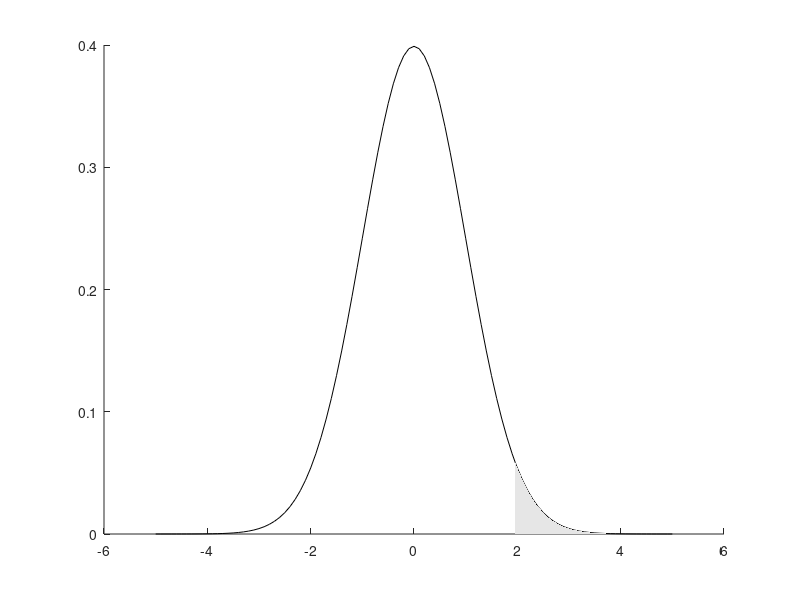

Source code (MATLAB): (Note: this script raises an error after producing the figure.)
% Exercise - Understanding importance sampling using MC integration

%% 1. Aim of the exercise
% The aim of this exercise is to understand importance sampling in the 
% context of reducing variance of Monte Carlo (MC) integration.

%% 2. Theory
% Refer to the accompanying PDF file for the theory.

%% 3. Define threshold for tail probability

% 3.1. Clear the memory 
clear;

% 3.2. Define threshold for tail probability
z_thresh = 1.96;

%% 4. Define and plot tail probability region

% 4.1. Define evaluation grid centered at z_thresh
z_base = -5:0.1:5;

% 4.2. Ensure z_thresh is included and grid is sorted
z = unique([z_base, z_thresh]); 

% 4.3. Define Standard Normal distribution
pd_base_trunc_norm = makedist('Normal','mu',0,'sigma',1);

% 4.4. Evaluate PDF over the grid
PDF_target_norm = pdf(pd_base_trunc_norm,z);

% 4.5. Region to highlight where z is at least z_thresh
z_tail = z >= z_thresh;

% 4.6. Plot Standard Normal PDF and highlight tail region
figure
hold on
plot(z,PDF_target_norm, ...
    'Color',[0.0000 0.0000 0.0000], ...
    'DisplayName','N(0,1)');
fill( ...
    [z(z_tail),fliplr(z(z_tail))], ...
    [PDF_target_norm(z_tail),zeros(size(PDF_target_norm(z_tail)))], ...
    [0.9000 0.9000 0.9000], ...
    'EdgeColor','none', ...
    'DisplayName','Tail probability: P(Z >= z\_thresh)');
xline(z_thresh,':', ...
    'DisplayName','z threshold');
title('Fig. 1. Standard Normal tail probability beyond z\_thresh');
xlabel('z');
ylabel('PDF');
legend('show');
hold off

%% 5. Compute true tail probability

% 5.1. Define mean of the Normal distribution
mu = 0; 

% 5.2. Define standard deviation of the Normal distribution
sigma = 1;

% 5.3. Evaluate tail probability beyond z_thresh as true integral value
int_true_value = 1-cdf('Normal',z_thresh,mu,sigma);

%% 6. Define number of samples

% Number of random samples to estimate the integral
N_samples = 10000;

%% 7. Monte Carlo integration using standard sampling

% 7.1. Draw samples from the Standard Normal distribution
Z_samples = random('Normal',mu,sigma,[N_samples 1]);

% 7.2. Estimate tail probability using indicator function
int_est_mc = mean(Z_samples >= z_thresh); % Estimate of P(Z >= z_thresh)

% 7.3. Compute MSE of the Monte Carlo estimator
MSE_mc = 1/(N_samples*(N_samples-1)) * ...
    sum(((Z_samples >= z_thresh)-int_est_mc).^2); % Equal to variance since estimator is unbiased

%% 8. Importance sampling using Normal proposal

% 8.1. Define location parameter of Normal proposal
mu = 2;

% 8.2. Define scale parameter of Normal proposal
sigma = 0.5;

% 8.3. Draw samples from Normal proposal
norm_samples = random('Normal',mu,sigma,[N_samples 1]);

% 8.4. Compute importance weights: target density/proposal density
weights_norm = ...
    normpdf(norm_samples,0,1)./ ... % Standard Normal evaluated at each sample
    normpdf(norm_samples,mu,sigma); % Normal at each sample

% 8.5. Estimate tail probability via importance sampling
int_est_is_norm = mean(weights_norm.*(norm_samples >= z_thresh));

% 8.6. Compute MSE of the importance sampling estimator
MSE_norm = var(weights_norm.*(norm_samples >= z_thresh))/N_samples; % Variance of weights divided by sample size

%% 9. Importance sampling using Truncated Normal proposal

% 9.1. Define location parameter of Normal proposal
mu = 3;

% 9.2. Define scale parameter of Normal proposal
sigma = 0.5;

% 9.3. Define base Normal distribution for truncation
pd_base_trunc_norm = makedist('Normal','mu',mu,'sigma',sigma);

% 9.4. Define Truncated Normal proposal: N(z_thresh,1) on [z_thresh,inf)
pd_prop_trunc_norm = truncate(pd_base_trunc_norm,z_thresh,inf);

% 9.5. Draw samples from the Truncated Normal distribution
trunc_norm_samples = random(pd_prop_trunc_norm,[N_samples 1]);

% 9.6. Compute importance weights
weights_trunc_norm = ...
    normpdf(trunc_norm_samples,0,1)./ ... % Standard Normal
    pdf(pd_base_trunc_norm,trunc_norm_samples); % Truncated Normal

% 9.7. Estimate tail probability via importance sampling
int_est_is_trunc_norm = mean(weights_trunc_norm); % All samples are >= z_thresh, so no indicator needed

% 9.8. Compute MSE of the importance sampling estimator
MSE_trunc_norm = var(weights_trunc_norm)/N_samples;

%% 10. Importance sampling using Gamma proposal

% 10.1. Define shape parameter of Gamma proposal
alpha = 5;

% 10.2. Define scale parameter of Gamma proposal
theta = 0.5;

% 10.3. Draw samples from Gamma proposal
gamma_samples = random('Gamma',alpha,theta,[N_samples 1]);

% 10.4. Select samples in the integration domain: z >= z_thresh
gamma_selected = gamma_samples(gamma_samples >= z_thresh);

% 10.5. Compute importance weights
weights_gamma = ...
    normpdf(gamma_selected,0,1)./ ... % Standard Normal
    gampdf(gamma_selected,alpha,theta); % Gamma

% 10.6. Estimate tail probability via importance sampling
int_est_is_gamma = mean(weights_gamma);

% 10.7. Compute MSE of the importance sampling estimator
MSE_gamma = var(weights_gamma)/length(weights_gamma);

%% 11. Compare target and proposal PDFs

% 11.1. Define full evaluation grid for symmetric distributions
x = -5:0.1:10;

% 11.2. Define positive evaluation grid for Gamma support
x_pos = 0:0.1:10;

% 11.3. Define Truncated evaluation grid for Truncated Normal
x_trunc = z_thresh:0.1:10;

% 11.4. Create Standard Normal distribution object
pd_target_norm = makedist('Normal','mu',0,'sigma',1);

% 11.5. Evaluate Standard Normal PDF over full grid
PDF_target_norm = pdf(pd_target_norm,x);

% 11.6. Create Normal proposal distribution centered at z_thresh
pd_prop_norm = makedist('Normal','mu',2,'sigma',0.5);

% 11.7. Evaluate Normal proposal PDF over full grid
PDF_prop_norm = pdf(pd_prop_norm,x);

% 11.8. Create base Normal distribution for truncation
pd_base_trunc_norm = makedist('Normal','mu',3,'sigma',0.5);

% 11.9. Truncate base Normal distribution to [z_thresh,inf)
pd_prop_trunc_norm = truncate(pd_base_trunc_norm,z_thresh,inf);

% 11.10. Evaluate Truncated Normal PDF over truncated grid
PDF_prop_trunc_norm = pdf(pd_prop_trunc_norm,x_trunc);

% 11.11. Create Gamma proposal distribution
pd_prop_gamma = makedist('Gamma',5,0.5);

% 11.12. Evaluate Gamma proposal PDF over positive grid
PDF_prop_gamma = pdf(pd_prop_gamma,x_pos);

% 11.13. Create comparison plot
figure
hold on
plot(x,PDF_target_norm, ...
    'Color',[0.0000 0.0000 0.0000], ...
    'DisplayName','Target: N(0,1)');
xline(z_thresh,':', ...
    'Color',[0.0000 0.0000 0.0000], ...
    'DisplayName','z\_thresh');
plot(x,PDF_prop_norm, ...
    'Color',[0.8500 0.3250 0.0980], ...
    'DisplayName','Proposal: N(z\_thresh,0.5)');
plot(x_trunc,PDF_prop_trunc_norm, ...
    'Color',[0.9290 0.6940 0.1250], ...
    'DisplayName','Proposal: TruncNorm(z\_thresh,1)');
plot(x_pos,PDF_prop_gamma, ...
    'Color',[0.4940 0.1840 0.5560], ...
    'DisplayName','Proposal: Gamma(5,0.5)');
title('Fig. 2. Target vs. Proposal PDFs');
xlabel('z');
ylabel('PDF');
legend('show');
hold off

%% 12. Compare likelihood ratios: Target/Proposal

% 12.1. Define evaluation grid
x = -5:0.1:10;

% 12.2. Define evaluation grid for truncated proposals
x_trunc = z_thresh:0.1:10;

% 12.3. Define evaluation grid for positive-support proposals
x_pos = 0:0.1:10;

% 12.4. Create Standard Normal distribution object
pd_target_norm = makedist('Normal','mu',0,'sigma',1);

% 12.5. Evaluate Standard Normal PDF over full grid
PDF_target_norm = pdf(pd_target_norm,x);

% 12.6. Evaluate Standard Normal PDF over truncated grid
PDF_target_trunc_norm = pdf(pd_target_norm,x_trunc);

% 12.7. Evaluate Standard Normal PDF over positive grid
PDF_target_pos_norm = pdf(pd_target_norm,x_pos);

% 12.8. Create Normal proposal distribution
pd_prop_norm = makedist('Normal','mu',2,'sigma',0.5);

% 12.9. Evaluate Normal proposal PDF over full grid
PDF_prop_norm = pdf(pd_prop_norm,x);

% 12.10. Create base Normal distribution for truncation
pd_base_trunc_norm = makedist('Normal','mu',3,'sigma',0.5);

% 12.11. Truncate base Normal distribution to [z_thresh, inf)
pd_prop_trunc_norm = truncate(pd_base_trunc_norm,z_thresh,inf);

% 12.12. Evaluate Truncated Normal proposal PDF over truncated grid
PDF_prop_trunc_norm = pdf(pd_prop_trunc_norm,x_trunc);

% 12.13. Create Gamma proposal distribution
pd_prop_gamma = makedist('Gamma',5,1);

% 12.14. Evaluate Gamma proposal PDF over positive grid
PDF_prop_gamma = pdf(pd_prop_gamma,x_pos);

% 12.15. Create likelihood ratio plot
figure
hold on
plot(x,PDF_target_norm./PDF_prop_norm, ...
    'Color',[0.8500 0.3250 0.0980], ...
    'DisplayName','Norm(2,0.5)');
plot(x_trunc,PDF_target_trunc_norm./PDF_prop_trunc_norm, ...
    'Color',[0.9290 0.6940 0.1250], ...
    'DisplayName','TruncNorm(z\_thresh,1)');
plot(x_pos,PDF_target_pos_norm./PDF_prop_gamma, ...
    'Color',[0.4940 0.1840 0.5560], ...
    'DisplayName','Gamma(5,1)');
xline(z_thresh,':', ...
    'Color',[0.0000 0.0000 0.0000], ...
    'DisplayName','z\_thresh');
xlim([0 5]); % xlim([-5 10]) is the full domain, including symmetric region
ylim([0 1]); % Rescale y-axis to reveal structure
title('Fig. 3. Likelihood ratios: Target / Proposal');
xlabel('z');
ylabel('Likelihood ratio');
legend('show');
hold off

%% 13. Asymptotic behavior of MSE
% This section is to be be expanded to study how MSE decreases with
% increasing sample size. For example, we will loop over N_samples = [100,
% 500, 1000, 5000, 10000] and plot MSEs.
